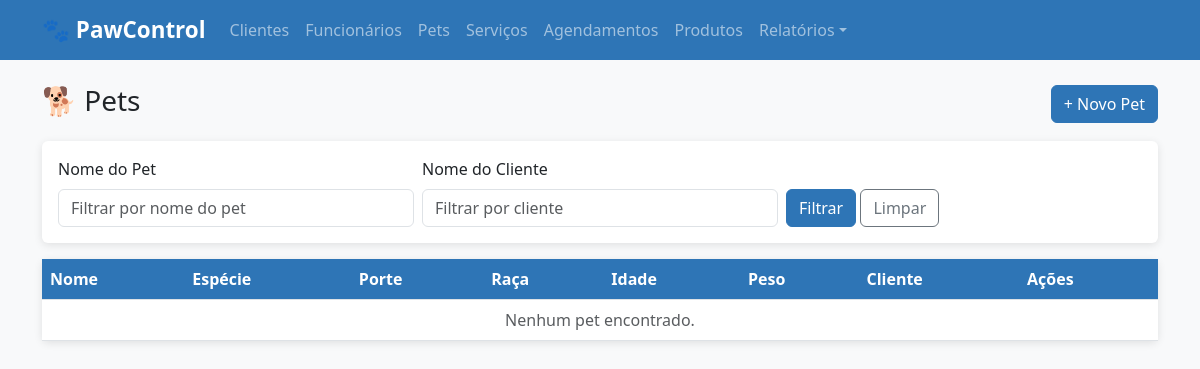
The app's page /pets/, older data.
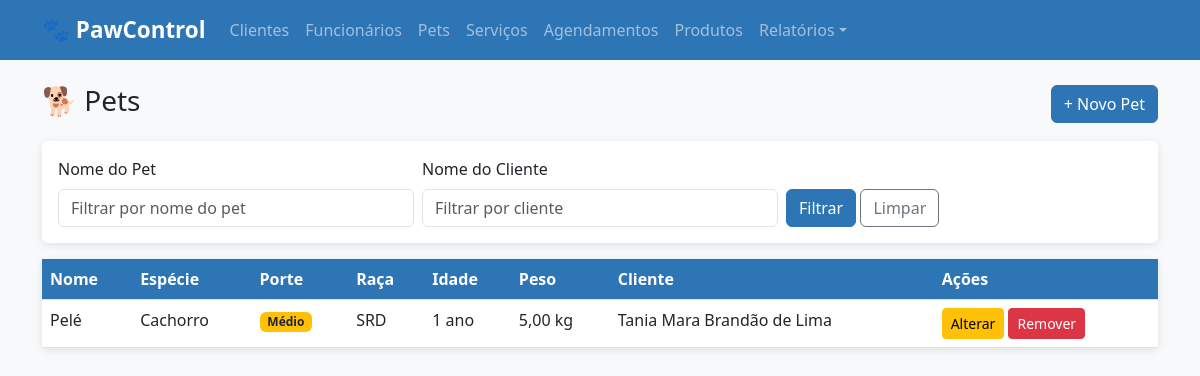
The same page, newer data.
### core/models.py (models this page shows, shortened)
class Pet(models.Model):
    ESPECIE_CHOICES = [
        ('Cachorro', 'Cachorro'),
        ('Gato', 'Gato'),
        ('Ave', 'Ave'),
        ('Roedor', 'Roedor'),
        ('Outro', 'Outro'),
    ]
    PORTE_CHOICES = [
        ('Pequeno', 'Pequeno'),
        ('Médio', 'Médio'),
        ('Grande', 'Grande'),
    ]
    nome = models.CharField(max_length=100)
    especie = models.CharField(max_length=20, choices=ESPECIE_CHOICES)
    porte = models.CharField(max_length=10, choices=PORTE_CHOICES, default='Médio', verbose_name='Porte')
    raca = models.CharField(max_length=100, blank=True, null=True, verbose_name='Raça')
    data_nascimento = models.DateField(blank=True, null=True, verbose_name='Data de Nascimento')
    peso = models.DecimalField(max_digits=5, decimal_places=2, blank=True, null=True, verbose_name='Peso (kg)')
    observacoes = models.TextField(max_length=500, blank=True, null=True, verbose_name='Observações')
    cliente = models.ForeignKey(Cliente, on_delete=models.PROTECT, related_name='pets')
    @property
    def idade(self):
        if self.data_nascimento:
            hoje = date.today()
            anos = hoje.year - self.data_nascimento.year
            if (hoje.month, hoje.day) < (self.data_nascimento.month, self.data_nascimento.day):
                anos -= 1
            return anos
        return None
    class Meta:
        ordering = ['nome']

class Cliente(models.Model):
    nome = models.CharField(max_length=150)
    cpf = models.CharField(max_length=14, unique=True)
    telefone = models.CharField(max_length=20)
    email = models.EmailField(blank=True, null=True)
    endereco = models.CharField(max_length=300, blank=True, null=True)
    class Meta:
        ordering = ['nome']

### core/views.py (the view)
# urls.py: path('pets/', views.pet_listar, name='pet_listar'),
def pet_listar(request):
    nome_pet = request.GET.get('nome_pet', '')
    nome_cliente = request.GET.get('nome_cliente', '')
    pets = Pet.objects.select_related('cliente').all()
    if nome_pet:
        pets = pets.filter(nome__icontains=nome_pet)
    if nome_cliente:
        pets = pets.filter(cliente__nome__icontains=nome_cliente)
    return render(request, 'core/pet_listar.html', {
        'pets': pets, 'nome_pet': nome_pet, 'nome_cliente': nome_cliente
    })

### core/templates/core/pet_listar.html (shortened to what this page needs)
{% extends "core/base.html" %}
{% block content %}
<div class="d-flex justify-content-between align-items-center mb-3"><h3>🐕 Pets</h3><a href="{% url 'pet_inserir' %}" class="btn btn-primary">+ Novo Pet</a></div>
<div class="card p-3 mb-3"><form method="get" class="row g-2 align-items-end">
    <div class="col-md-4"><label class="form-label">Nome do Pet</label><input type="text" name="nome_pet" value="{{ nome_pet }}" class="form-control" placeholder="Filtrar por nome do pet"></div>
    <div class="col-md-4"><label class="form-label">Nome do Cliente</label><input type="text" name="nome_cliente" value="{{ nome_cliente }}" class="form-control" placeholder="Filtrar por cliente"></div>
    <div class="col-md-4"><button type="submit" class="btn btn-primary">Filtrar</button> <a href="{% url 'pet_listar' %}" class="btn btn-outline-secondary">Limpar</a></div>
</form></div>
<div class="card"><div class="table-responsive"><table class="table table-hover mb-0"><thead><tr><th>Nome</th><th>Espécie</th><th>Porte</th><th>Raça</th><th>Idade</th><th>Peso</th><th>Cliente</th><th>Ações</th></tr></thead><tbody>
{% for p in pets %}<tr ondblclick="window.location='{% url 'pet_detalhar' p.pk %}'" style="cursor:pointer"><td>{{ p.nome }}</td><td>{{ p.especie }}</td><td>{% if p.porte == "Pequeno" %}<span class="badge bg-info">{{ p.porte }}</span>{% elif p.porte == "Médio" %}<span class="badge bg-warning text-dark">{{ p.porte }}</span>{% else %}<span class="badge bg-success">{{ p.porte }}</span>{% endif %}</td><td>{{ p.raca|default:"-" }}</td><td>{% if p.idade != None %}{{ p.idade }} ano{{ p.idade|pluralize }}{% else %}-{% endif %}</td><td>{% if p.peso %}{{ p.peso }} kg{% else %}-{% endif %}</td><td>{{ p.cliente.nome }}</td><td><a href="{% url 'pet_alterar' p.pk %}" class="btn btn-sm btn-warning">Alterar</a> <a href="{% url 'pet_remover' p.pk %}" class="btn btn-sm btn-danger">Remover</a></td></tr>{% empty %}<tr><td colspan="8" class="text-center text-muted">Nenhum pet encontrado.</td></tr>{% endfor %}
</tbody></table></div></div>
{% endblock %}

### core/templates/core/base.html (shortened to what this page needs)
<!DOCTYPE html>
<html lang="pt-br">
<head>
    <link href="https://cdn.jsdelivr.net/npm/bootstrap@5.3.0/dist/css/bootstrap.min.css" rel="stylesheet">
</head>
<body>
    <nav class="navbar navbar-expand-lg navbar-dark">
        <div class="container">
            <a class="navbar-brand" href="{% url 'home' %}">🐾 PawControl</a>
            <div class="collapse navbar-collapse" id="navbarNav">
                <ul class="navbar-nav">
                    <li class="nav-item"><a class="nav-link" href="{% url 'cliente_listar' %}">Clientes</a></li>
                    <li class="nav-item"><a class="nav-link" href="{% url 'funcionario_listar' %}">Funcionários</a></li>
                    <li class="nav-item"><a class="nav-link" href="{% url 'pet_listar' %}">Pets</a></li>
                    <li class="nav-item"><a class="nav-link" href="{% url 'servico_listar' %}">Serviços</a></li>
                    <li class="nav-item"><a class="nav-link" href="{% url 'agendamento_listar' %}">Agendamentos</a></li>
                    <li class="nav-item"><a class="nav-link" href="{% url 'produto_listar' %}">Produtos</a></li>
                    <li class="nav-item dropdown">
                        <a class="nav-link dropdown-toggle" href="#" role="button" data-bs-toggle="dropdown">Relatórios</a>
                    </li>
                </ul>
            </div>
        </div>
    </nav>
    <div class="container mt-4">
        {% block content %}{% endblock %}
    </div>
</body>
</html>

### core/templates/core/base.html (style rules this page uses)
body { background-color: #f8f9fa; }
.navbar { background-color: #2E75B6 !important; }
.navbar-brand { font-weight: bold; font-size: 1.4rem; }
.card { border: none; box-shadow: 0 2px 8px rgba(0,0,0,0.1); }
.btn-primary { background-color: #2E75B6; border-color: #2E75B6; }
.table th { background-color: #2E75B6; color: white; }

Row changes from the older to the newer data that the page shows:
added Pet: nome "Pelé", especie "Cachorro", porte "Médio", raca "SRD", idade "1", peso "5,00", cliente.nome "Tania Mara Brandão de Lima"
Text that changed along with them:
text no longer shown: "Nenhum pet encontrado."
